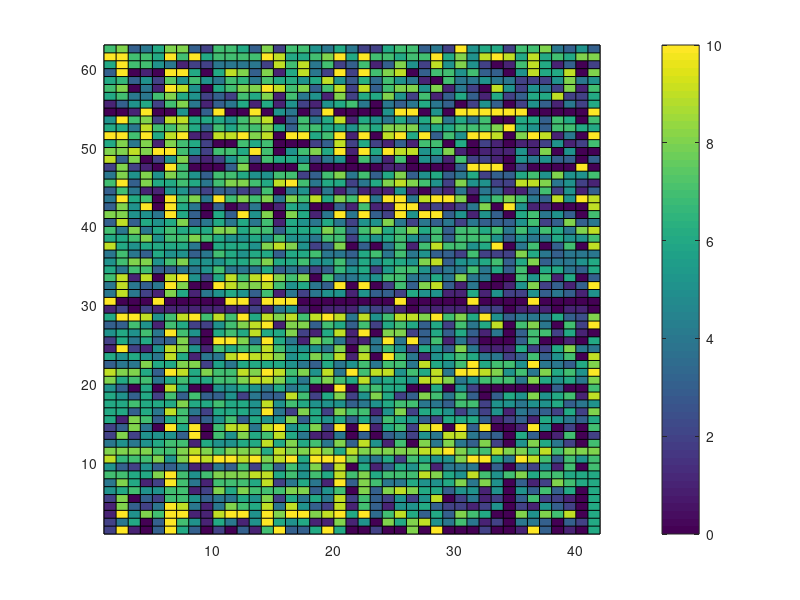
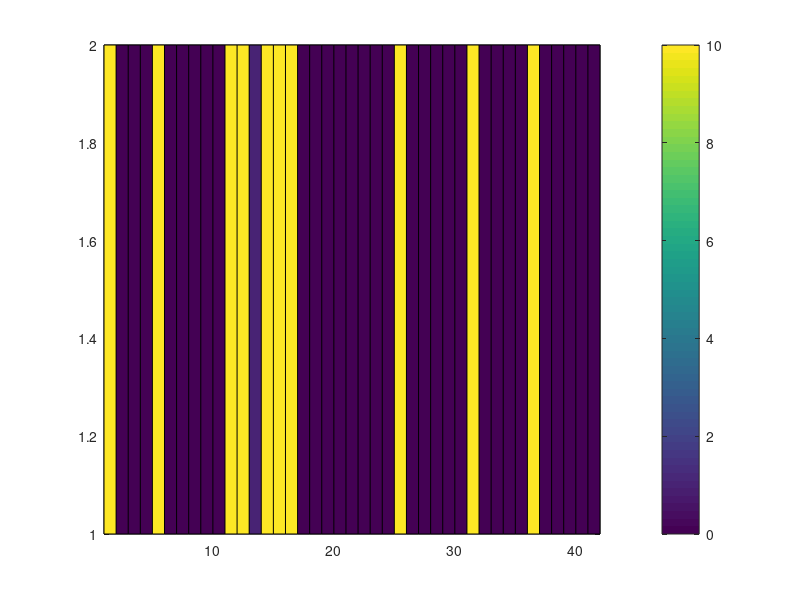
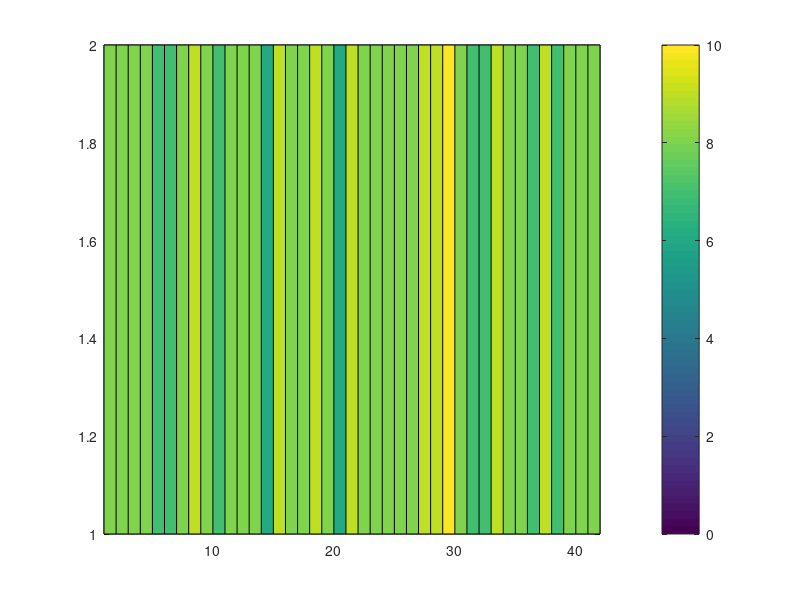

Here is the MATLAB script that generated these plots, in order: (Note: this script raises an error after producing the figures.)
% Andrea Stancescu, Jenna Varnell, Omry Brewster
% MA 402 Project 2 
% 5-2-2022
% MATLAB .mlx file with integrated text and code

load jokesSp22.mat
%%

% a) Find the jokes with the highest and lowest ratings over JTrain.
% aka find the mean of each column (joke) and find smallest and largest average / mean 
 avg = mean(JTrain,1);
% return 42 length vector with the mean score of each columns / joke 
[score_f, funniest] = max(avg);
fprintf("The funniest joke is the %s joke which says ''%s'' \n", char(jokes(funniest)), char(jokeTexts(funniest)))

[score_l, nonfunny] = min(avg);
fprintf("The least funny joke is the %s joke which says ''%s'' \n", char(jokes(nonfunny)), char(jokeTexts(nonfunny)))

person = mean(JTrain, 2);
% return a 63 x 1 length vector with mean score of each individual
[score_p, highestperson] = max(person);
fprintf("The individual who gave the highest average joke rating is the %d person with an avergae joke rating of %f \n", highestperson , score_p)

% find which joke the 11th person liked the least
person_data = JTrain(11,:);
overallworst_score = min(person_data);
[worst_scores, worst_jokes] = find(person_data == overallworst_score);
fprintf("The individual who gave the highest average joke rating gave two low ratings of %d. \nThe jokes that recieved these ratings were: \nthe %s joke which says ''%s'' \nand \nthe %s joke which says ''%s'' \n ", overallworst_score, char(jokes(worst_jokes(1))), char(jokeTexts(worst_jokes(1))), char(jokes(worst_jokes(2))), char(jokeTexts(worst_jokes(2))))  



figure(1)
pcolor(JTrain)
colorbar

figure(2)
individ30 = JTrain(30,:);
emptyrow = zeros(1,42);
pcolor([individ30 ; emptyrow])
colorbar


figure(3)
individ11 = JTrain(11, :);
emptyrow = zeros(1, 42);
pcolor([individ11 ; emptyrow])
colorbar

rho = corrcoef(JTrain);
% maximum possible correlation is 1
for i = 1:42
    rho(i, i) = 0;
end 
colmax = max(rho);
largesttwo = maxk(colmax, 4);



[r1,c1] = find(rho == largesttwo(1));
% joke 20 and 22 have the highest correlation 
fprintf("The 2 jokes with the highest correlation are jokes %d and %d with a correlation of %f \nThis is the %s joke which says ''%s'' \nand the %s joke which says ''%s''. \n ", r1(1), r1(2), rho(r1(1),r1(2)), char(jokes(r1(1))), char(jokeTexts(r1(1))), char(jokes(r1(2))), char(jokeTexts(r1(2))) )


fprintf("\n")
[r2, c2] = find(rho == largesttwo(3));
% joke 11 and 12 have the second highest correlation 
fprintf("The 2 jokes with the second highest correlation are jokes %d and %d with a correlation of %f \nThis is the %s joke which says ''%s'' \nand the %s joke which says ''%s''. \n ", r2(1), r2(2), rho(r2(1),r2(2)), char(jokes(r2(1))), char(jokeTexts(r2(1))), char(jokes(r2(2))), char(jokeTexts(r2(2))) )

rho2 = corrcoef(JTrain');
for i = 1:63
    rho2(i, i) = 0;
end 
colmax = max(rho2);
largesttwo = maxk(colmax, 4);



[r1,c1] = find(rho2 == largesttwo(1));
% person 5 and 32 have the highest correlation 
fprintf("The 2 individuals with the highest correlated responses are person %d and %d with a correlation of %f  \n ", r1(1), r1(2), rho2(r1(1),r1(2)) )


fprintf("\n")
[r2, c2] = find(rho2 == largesttwo(3));
% person 50 and 53 have the second highest correlation 
fprintf("The 2 individuals with the second highest correlated responses are person %d and %d with a correlation of %f  \n ", r2(1), r2(2), rho2(r2(1),r2(2)) )

% scatterplot of individuals' 5 and 32 ratings
figure(4)
hold on 
scatter(JTrain(5,:), JTrain(32,:))
xlabel("Individual's 5 Ratings")
ylabel("Individual's 32 Ratings")
title("Correlation between the individual 5 and 32")
hold off

%scatterplot of individuals' 50 and 53 ratings 
figure(5)
hold on
scatter(JTrain(50,:), JTrain(53,:))
xlabel("Individual's 50 Ratings")
ylabel("Individual's 53 Ratings")
title("Correlation between the individual 50 and 53")
hold off







%%

% k means clustering method

% a)Did you reduce the dimensionality of the data set first? If so, how many dimensions did you retain?
% below I am standardizing the data to have a mean of zero and standard deviation of 1
JTrainreduced = normalize(JTrain');
M = 2; % principal number of components to retain
[~,JTrainreduced] = pca(JTrainreduced,'NumComponents',M); 

% b) How many clusters did you end up using? How did you decide on this number?
% use elbow plot to choose k (optimal amount of clusters)

for k = 1:42
    %fprintf("k = %d\n", k); 
    [~,~,sumd] = kmeans(JTrainreduced,k);
    errs(k) = sum(sumd);
end 
%[idx3,C,sumdist3] = kmeans(JTrain,3)

figure(6)
plot(errs)
xlabel("Number of Clusters", 'FontSize',14); 
ylabel("Sum of Distances", 'FontSize',14); 
title("JTrain Data",'FontSize',14); 


% optimal k = 7, 19
% optimal k is observed where there is a bend / elbow in the plot

% c) Do the jokes that were clustered together seem related to you?

figure(7)
[idx,C] = kmeans(JTrainreduced, 7)

f(7) = makekmeansplot(JTrainreduced, 7);
title("Kmeans with k = 7")


figure(8)
[idx,C] = kmeans(JTrainreduced, 19)

f(19) = makekmeansplot(JTrainreduced, 19);
title("Kmeans with k = 19")




%%

X = JTrain(1:63, 1:20);
Y = JTrain(1:63, 21:42);
B = X\Y; %20 x 22 - each column gives the parameters for a line of best fit for one of last 22 jokes


predictions = JTest * B;
for i = 1: (36*22)
    if predictions(i) < 0
        predictions(i) = 0;
    elseif predictions(i) > 10
        predictions(i) = 10;
    end
end

% calculate error - compare to the average of the the training set for each joke is a 1x22 vector
avglastjokes = mean(Y, 1);
avgpredictions = mean(predictions, 1);
% error between average predictions - measured in frobenius norm
avgerr = norm(avglastjokes - avgpredictions, 'F')




figure(9)
scatter(avglastjokes, avgpredictions)
lsline
xlabel("Average score of the training jokes (with labeled measurements)")
ylabel("Average score of the testing jokes (unlabeled data)")
title("Comparison of predicted mean scores versus measured mean scores")

% the plot shows high correlation and frobenius error shows small error values suggesting that the scores were predicted well (in comparison with previous years)


train = JTrain(:, 21:42);
test = predictions;

figure(10)
sgtitle("Scatterplots of all the measured scores (green) and predicted scores (red)")
for i = 1:22
    subplot(4,6,i)
    hold on
    scatter(1:63, train(:, i), 'g')
    scatter(1:36, test(:, i), 'r')
    
    hold off
end 





trainx = JTrain(1:63, 1:20);
trainy = JTrain(1:63, 21:42);

testx = JTest;
% reducing the dimension via pca reduces the noise in the predictions
[COEFF,SCORE] = pca(trainx,'numComponents',2);

SCORE_test = (testx - mean(trainx))*COEFF; 
A = [ones(size(SCORE,1),1) , SCORE];
B = trainy;
C = A\B; % least squares matrix of coefficients -- size 3 x 22
testy = C(1,:) + (testx - mean(trainx))*COEFF * C(2:end, :);  


for i = 1:(36*22)
    if testy(i) < 0
        testy(i) = 0;
    elseif testy(i) > 10
        testy(i) = 10;
    end
end
% 
% calculate error - compare to the average of the the training set for each joke is a 1x22 vector
avgtraining = mean(trainy, 1);
avgtesting = mean(testy, 1);
% error between average predictions - measured in frobenius norm
avgerr = norm(avgtraining - avgtesting, 'F')


figure(11)
scatter(avgtraining, avgtesting)
lsline
xlabel("Average score of the reduced training jokes (with labeled measurements)")
ylabel("Average score of the testing jokes (unlabeled data)")
title("Comparison of predicted mean scores versus measured mean scores after dimensionality reduction")












